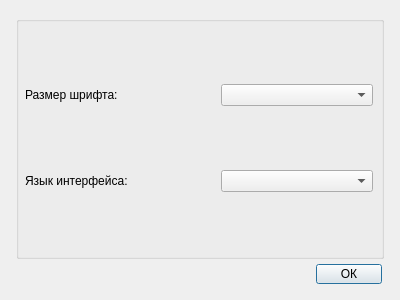
<?xml version="1.0" encoding="UTF-8"?>
<ui version="4.0">
 <class>InterfaceParamenetsDialog</class>
 <widget class="QDialog" name="InterfaceParamenetsDialog">
  <property name="geometry">
   <rect>
    <x>0</x>
    <y>0</y>
    <width>400</width>
    <height>300</height>
   </rect>
  </property>
  <property name="sizePolicy">
   <sizepolicy hsizetype="Preferred" vsizetype="Preferred">
    <horstretch>0</horstretch>
    <verstretch>0</verstretch>
   </sizepolicy>
  </property>
  <property name="windowTitle">
   <string>Параметры интерфейса</string>
  </property>
  <layout class="QVBoxLayout" name="verticalLayout">
   <item>
    <layout class="QVBoxLayout" name="mainLayout" stretch="1,0">
     <property name="spacing">
      <number>5</number>
     </property>
     <property name="leftMargin">
      <number>5</number>
     </property>
     <property name="topMargin">
      <number>5</number>
     </property>
     <property name="rightMargin">
      <number>5</number>
     </property>
     <property name="bottomMargin">
      <number>5</number>
     </property>
     <item>
      <widget class="QGroupBox" name="settingsGroupBox">
       <property name="font">
        <font>
         <stylestrategy>PreferAntialias</stylestrategy>
        </font>
       </property>
       <property name="title">
        <string/>
       </property>
       <layout class="QVBoxLayout" name="verticalLayout_4" stretch="0,0">
        <property name="spacing">
         <number>2</number>
        </property>
        <property name="leftMargin">
         <number>3</number>
        </property>
        <property name="topMargin">
         <number>0</number>
        </property>
        <property name="rightMargin">
         <number>3</number>
        </property>
        <property name="bottomMargin">
         <number>0</number>
        </property>
        <item>
         <layout class="QHBoxLayout" name="fontSizeLayout" stretch="1,0,1">
          <property name="leftMargin">
           <number>3</number>
          </property>
          <property name="rightMargin">
           <number>3</number>
          </property>
          <item alignment="Qt::AlignLeft">
           <widget class="QLabel" name="fontSizeTitleLabel">
            <property name="font">
             <font>
              <stylestrategy>PreferAntialias</stylestrategy>
             </font>
            </property>
            <property name="text">
             <string>Размер шрифта:</string>
            </property>
           </widget>
          </item>
          <item>
           <spacer name="fontSizeSpacer">
            <property name="orientation">
             <enum>Qt::Horizontal</enum>
            </property>
            <property name="sizeHint" stdset="0">
             <size>
              <width>40</width>
              <height>20</height>
             </size>
            </property>
           </spacer>
          </item>
          <item>
           <widget class="QComboBox" name="fontSizeComboBox">
            <property name="font">
             <font>
              <stylestrategy>PreferAntialias</stylestrategy>
             </font>
            </property>
            <property name="toolTip">
             <string/>
            </property>
            <property name="styleSheet">
             <string notr="true">QComboBox {
    margin-left: 0px;
    margin-right: 2px;
    min-width: 40px;
    padding: 2px 12px; 
}</string>
            </property>
           </widget>
          </item>
         </layout>
        </item>
        <item>
         <layout class="QHBoxLayout" name="languageLayout" stretch="1,0,1">
          <property name="leftMargin">
           <number>3</number>
          </property>
          <property name="rightMargin">
           <number>3</number>
          </property>
          <item alignment="Qt::AlignLeft">
           <widget class="QLabel" name="languageTitleLabel">
            <property name="font">
             <font>
              <stylestrategy>PreferAntialias</stylestrategy>
             </font>
            </property>
            <property name="text">
             <string>Язык интерфейса:</string>
            </property>
           </widget>
          </item>
          <item>
           <spacer name="languageSpacer">
            <property name="orientation">
             <enum>Qt::Horizontal</enum>
            </property>
            <property name="sizeHint" stdset="0">
             <size>
              <width>40</width>
              <height>20</height>
             </size>
            </property>
           </spacer>
          </item>
          <item>
           <widget class="QComboBox" name="languageComboBox">
            <property name="font">
             <font>
              <stylestrategy>PreferAntialias</stylestrategy>
             </font>
            </property>
            <property name="toolTip">
             <string/>
            </property>
            <property name="styleSheet">
             <string notr="true">QComboBox {
    margin-left: 0px;
    margin-right: 2px;
    min-width: 40px;
    padding: 2px 12px; 
}</string>
            </property>
           </widget>
          </item>
         </layout>
        </item>
       </layout>
      </widget>
     </item>
     <item alignment="Qt::AlignRight|Qt::AlignBottom">
      <widget class="QPushButton" name="okButton">
       <property name="font">
        <font>
         <stylestrategy>PreferAntialias</stylestrategy>
        </font>
       </property>
       <property name="toolTip">
        <string>Применить указанные параметры</string>
       </property>
       <property name="styleSheet">
        <string notr="true">QPushButton {
    margin-left: 0px;
    margin-right: 2px;
    min-width: 40px;
    padding: 2px 12px; 
}</string>
       </property>
       <property name="text">
        <string>ОК</string>
       </property>
      </widget>
     </item>
    </layout>
   </item>
  </layout>
 </widget>
 <resources/>
 <connections/>
</ui>
